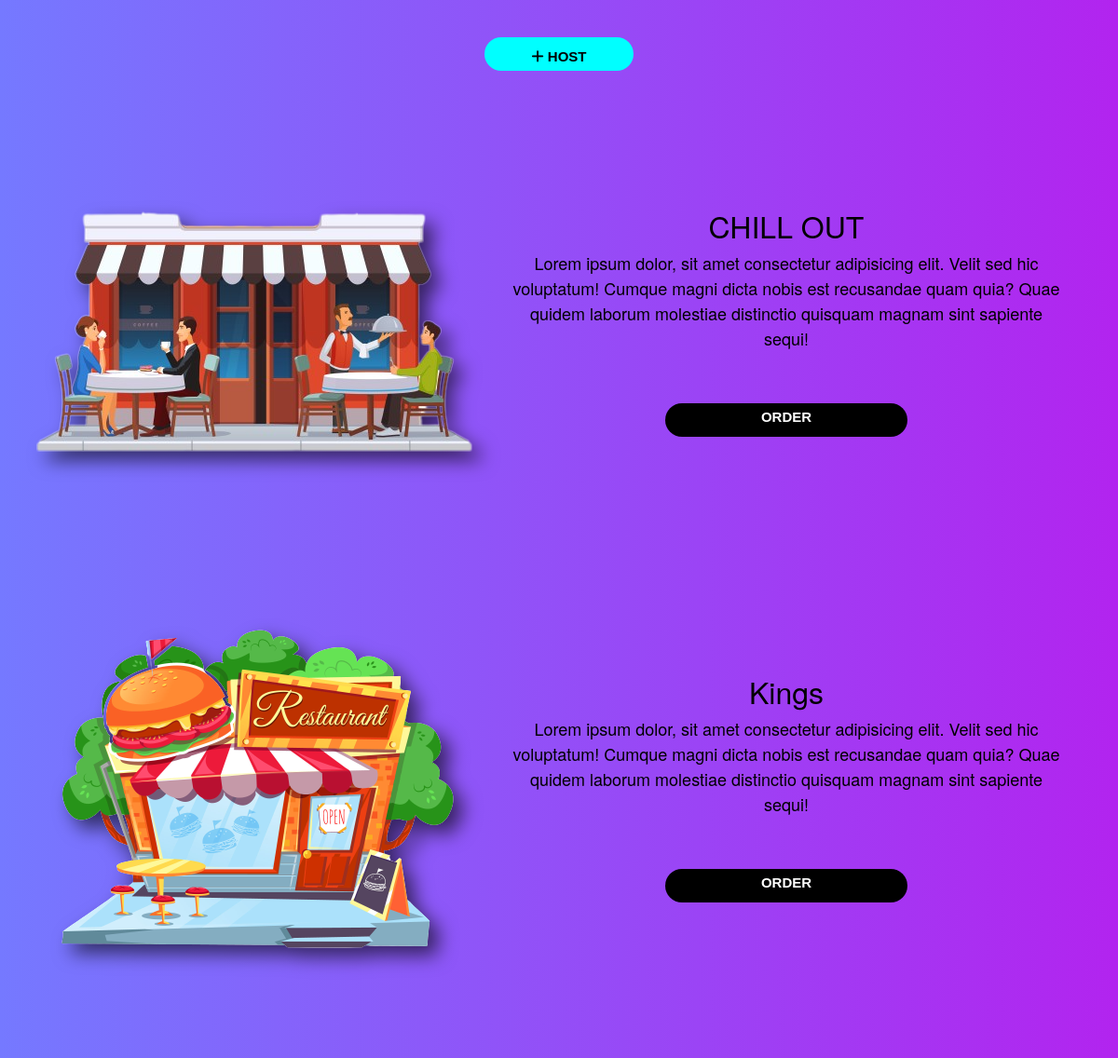
Screenshot of /shops_list/index.php with the database file from the repository.
### shops_list/index.php (the view, shortened to what this page needs)
<!DOCTYPE html>
<html lang="en">
<head>
    <link rel="stylesheet" href="https://cdn.jsdelivr.net/npm/swiper@9/swiper-bundle.min.css" />
    <link rel="stylesheet" href="https://cdn.jsdelivr.net/npm/bootstrap@5.3.0-alpha3/dist/css/bootstrap.min.css">
    <link rel="stylesheet" href="style.css">
</head>
<body>
    <section>
        <div class="swiper swiper1">
            <a href = "../Shop-register/index.php" style = "text-decoration: none"><button type="button" class="btn1"><i class="fa fa-plus"></i>      <span>Host</span></button></a>
            <div class="swiper-wrapper">
            <?php
                    include '../floating-login-signup/partials/_dbconnect.php';
                    $qry = $conn->query("SELECT * FROM `shop-list`");
                    while($row = $qry->fetch_assoc()):
            ?>
                <div class="swiper-slide">
                    <img src="../photos/<?php echo $row['shop_img'] ?>" alt="">
                    <div class="shop-content">
                        <h2><?php echo $row['shop_name'] ?></h2>
                        <p><?php echo $row['shop_description'] ?></p>
                        <?php if($row['open_close']==1) : ?>
                            <form method="post" action = "../restuarent/index1.php">
                                <button type = "submit" name = "order" class="btn">Order</button>
                            </form>
                        <?php else : ?>
                            <p>Shop Close</p>
                        <?php endif; ?>
                    </div>
                </div>
            <?php endwhile; ?>
            </div>
        </div>
</body>
</html>

### shops_list/style.css (style rules this page uses)
body { background: -webkit-linear-gradient(left, #7579ff, #b224ef); font-family: Helvetica Neue, Helvetica, Arial, sans-serif; font-size: 14px; color: #000; margin: 0; padding: 0; box-sizing: border-box; }
.swiper { width: 100%; height: 100%; margin: 20px 0; }
.swiper-slide { text-align: center; font-size: 18px; background: #eee; background: none; display: -webkit-box; display: -ms-flexbox; display: -webkit-flex; display: flex; -webkit-box-pack: center; -ms-flex-pack: center; -webkit-justify-content: center; justify-content: center; -webkit-box-align: center; -ms-flex-align: center; -webkit-align-items: center; align-items: center; }
.swiper-slide img { height: 500px; width: 500px; margin-left: 2%; filter: drop-shadow(10px 10px 10px rgba(0,0,0,0.6)); }
.shop-content { display: flex; flex-direction: column; margin-right: 5%; margin-left: 2%; }
.btn { border: none; display: block; padding-top: 0px; margin: 0 auto; width: 260px; height: 36px; border-radius: 30px; color: #fff; font-size: 15px; cursor: pointer; margin-top: 40px; margin-bottom: 40px; text-transform: uppercase; font-weight: 600; font-family: 'Nunito', sans-serif; background:black; align-items: center; justify-content: center; text-decoration: none; }
.btn1 { border: none; display: block; padding: 10px 20px; margin: 0 auto; width: 160px; background-color: aqua; height: 36px; border-radius: 30px; font-size: 15px; cursor: pointer; margin-top: 40px; margin-bottom: 40px; text-transform: uppercase; font-weight: 600; font-family: 'Nunito', sans-serif; transition: all 0.3s ease-in-out; }

### rows the page displays
shop-list: shop_img (picture), shop_name "CHILL OUT", shop_description "Lorem ipsum dolor, sit amet consectetur adipisicing elit. Velit sed hic voluptatum! Cumque magni dicta nobis est recusandae quam quia? Quae quidem laborum molestiae distinctio quisquam magnam sint sapiente sequi!"
shop-list: shop_img (picture), shop_name "Kings", shop_description "Lorem ipsum dolor, sit amet consectetur adipisicing elit. Velit sed hic voluptatum! Cumque magni dicta nobis est recusandae quam quia? Quae quidem laborum molestiae distinctio quisquam magnam sint sapiente sequi!"
